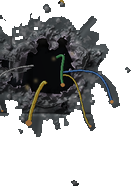
#> input picture retrovega/art/places/plate/big_00.png, 131 x 186 px; its folder holds 4 pictures in this run
$ python debris.py
#> lines starting #> are read from the running program, lines starting #| are printed output that depends on the picture; after the words box and inside, x2 and y2 are one past the last pixel; in counts of white or black regions, pixels touching at a corner belong together
#!/usr/bin/env python3
"""A wreck's debris pictures (src/debris.c): chunks of armour cut from the plate's damage stamps (tools/plates.py,
art/places/plate/big_NN.png), the torn metal round the holes, each given a torn outline of its own.  The user
(2026-11-03): "we need some kind of photo source. Like those armor chunks in the interstitial ... those could be almost
reused directly. I guess they would need to tumble".  debris.c makes the tumble itself, as a flat piece of plating
turns: each chunk is kept once, its light only (the stamps' own, the plate's light), and an axis in its plane.
Writes src/debris_art.h (checked in); by hand: python3 -P tools/debris.py [--sheet FILE]."""
import argparse
import math
import os
import numpy as np
from PIL import Image, ImageDraw

HERE = os.path.dirname(os.path.abspath(__file__))
ROOT = os.path.join(HERE, '..')
ART = os.path.join(ROOT, 'art', 'places', 'plate')
SIDE = 48                               # a chunk's picture, pixels a side
STAMPS = [0, 2, 3, 4, 7, 10, 12, 13]    # the stamps with the most bare metal (the rest are mostly wires and hole)
LEVELS = 15                             # a pixel's light, 1 .. 15 (0 clear)
SEED = 7


def metal_of(i):
    """a stamp's light and where it is bare metal (opaque, grey: not a wire, not a burn)"""
#> called with i = 0
    im = np.asarray(Image.open(os.path.join(ART, 'big_%02d.png' % i)).convert('RGBA')).astype(float) / 255
    a, rgb = im[..., 3], im[..., :3]
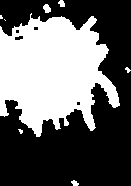
#> a: shape (186, 131) float64; values 0 (black) and 1 (white), 40.5% white; 8 white regions (3 under 20 px), largest, box (x1, y1, x2, y2) and area: (0, 13, 120, 137) 9696, (43, 4, 51, 13) 52, (58, 0, 65, 7) 36, (71, 180, 79, 186) 32, (125, 67, 131, 73) 20
    mx, mn = rgb.max(-1), rgb.min(-1)
    sat = (mx - mn) / (mx + 1e-3)
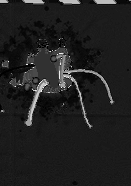
#> sat: shape (186, 131) float64; min 0, max 0.969, mean 0.129
    return 0.3 * rgb[..., 0] + 0.59 * rgb[..., 1] + 0.11 * rgb[..., 2], (a > 0.6) & (sat < 0.22)


def torn(rng, aspect):
    """a torn outline: an uneven polygon, every edge notched, stretched along a way of its own (aspect: its width over
    its length; a strip of plating at the narrow end), as coverage 0 .. 1"""
    n = SIDE * 4
    img = Image.new('L', (n, n), 0)
    k, base, pts = int(rng.integers(7, 12)), rng.uniform(0.36, 0.46) * n, []
    way = rng.uniform(0, math.pi)
    for i in range(k * 3):
        a = 2 * math.pi * i / (k * 3) + rng.uniform(-0.08, 0.08)
        r = base * (rng.uniform(0.75, 1.1) if i % 3 == 0 else rng.uniform(0.55, 1.05))
        u, v = r * math.cos(a), r * math.sin(a) * aspect
        pts.append((n / 2 + u * math.cos(way) - v * math.sin(way), n / 2 + u * math.sin(way) + v * math.cos(way)))
    ImageDraw.Draw(img).polygon(pts, fill=255)
    return np.asarray(img.resize((SIDE, SIDE), Image.BOX)).astype(float) / 255


ASPECTS = [1.0, 0.45, 0.8, 0.35, 0.65, 0.9, 0.5, 0.75]   # (each chunk's: a few strips, a few broad pieces)


def chunk(stamp, rng, aspect):
    """the window of the stamp with the most metal (about three quarters of it), cut to a torn outline; its light
    stretched to the full range"""
    lum, metal = metal_of(stamp)
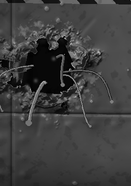
#> lum: shape (186, 131) float64; min 0, max 0.703, mean 0.246
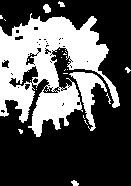
#> metal: shape (186, 131) bool; 33.8% white; 24 white regions (18 under 20 px), largest, box (x1, y1, x2, y2) and area: (0, 13, 120, 137) 7313, (69, 72, 107, 131) 724, (43, 4, 51, 13) 52, (71, 180, 79, 186) 32, (58, 1, 65, 7) 26, (125, 67, 131, 73) 20
    h, w = lum.shape
#> h = 186; w = 131
    best, at = -1.0, (0, 0)
    for y in range(0, h - SIDE, 3):
        for x in range(0, w - SIDE, 3):
            c = metal[y:y + SIDE, x:x + SIDE].mean()
            score = c - abs(c - 0.75) * 0.5 + rng.uniform(0, 0.05)
            if score > best:
                best, at = score, (y, x)
#> after the loop, at = (21, 6); best = 0.841
    y, x = at
#> y = 21; x = 6
    light = lum[y:y + SIDE, x:x + SIDE]
    on = metal[y:y + SIDE, x:x + SIDE] * torn(rng, aspect) > 0.5
#> in torn, `img = Image.new('L', (n, n), 0)`: img: PIL image 192x192 L; every value is 0
#> in torn, `ImageDraw.Draw(img).polygon(pts, fill=255)`: img: PIL image 192x192 L; 34.2% white; 1 white region, box (x1, y1, x2, y2) and area: (26, 32, 162, 170) 12616
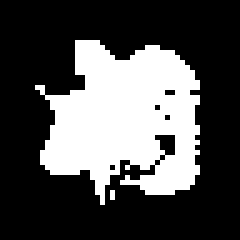
#> on: shape (48, 48) bool (shown 5 times larger); 31% white; 2 white regions (1 under 20 px), largest, box (x1, y1, x2, y2) and area: (7, 8, 40, 41) 712
    lo, hi = np.percentile(light[on], 3), np.percentile(light[on], 97)
#> lo = 0.0175; hi = 0.475
    level = 1 + np.clip((light - lo) / max(hi - lo, 1e-3), 0, 0.999) * LEVELS
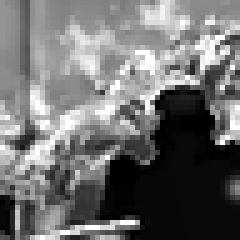
#> level: shape (48, 48) float64 (shown 5 times larger); min 1, max 15.98, mean 7.58; drawn with min black and max white
    return np.where(on, np.clip(level.astype(int), 1, LEVELS), 0).astype(np.uint8)
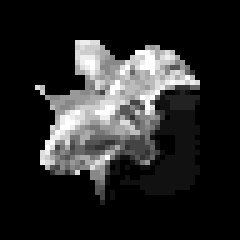
#> returned value: shape (48, 48) (shown 5 times larger); min 0, max 15, mean 2.32; drawn with min black and max white


def main():
    ap = argparse.ArgumentParser()
    ap.add_argument('--out', default=os.path.join(ROOT, 'src', 'debris_art.h'))
    ap.add_argument('--sheet', default=None, help='the chunks, 4x, as a picture')
    args = ap.parse_args()
    rng = np.random.default_rng(SEED)
    chunks, axes = [], []
    for i, s in enumerate(STAMPS):
        chunks.append(chunk(s, rng, ASPECTS[i]))
        axes.append(int(rng.integers(0, 256)))   # (its tumble's axis, 256 a half turn)
#> pass 2 of the loop in main, `for i, s in enumerate(STAMPS):`:
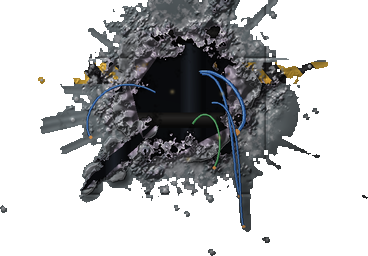
#> input picture retrovega/art/places/plate/big_02.png, 368 x 256 px
#> im: shape (256, 368, 4) float64
#> in metal_of (call 2), `a, rgb = im[..., 3], im[..., :3]`:
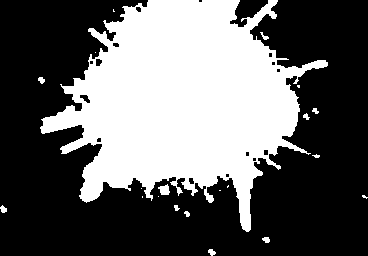
#> a: shape (256, 368) float64; values 0 (black) and 1 (white), 38.4% white; 21 white regions (10 under 20 px), largest, box (x1, y1, x2, y2) and area: (40, 0, 328, 232) 35768, (158, 184, 170, 195) 89, (0, 205, 7, 213) 37
#> rgb: shape (256, 368, 3) float64
#> mx: shape (256, 368) float64
#> mn: shape (256, 368) float64
#> sat: shape (256, 368) float64
#> lum: shape (256, 368) float64
#> metal: shape (256, 368) bool; 29.9% white; 107 white regions (90 under 20 px), largest, box (x1, y1, x2, y2) and area: (40, 0, 311, 232) 26592, (216, 78, 242, 130) 412, (207, 105, 231, 151) 380
#> after the loop in chunk (call 2), `for y in range(0, h - SIDE, 3):`: at = (87, 249); best = 0.911
#> y = 87; x = 249
#> on: shape (48, 48) bool; 16.1% white; 1 white region, box (x1, y1, x2, y2) and area: (6, 16, 42, 32) 371
#> lo = 0.193; hi = 0.642
#> in chunk (call 2), `return np.where(on, np.clip(level.astype(int), 1, LEVELS), 0).astype(n..`:
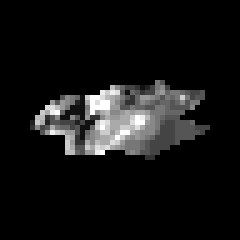
#> returned value: shape (48, 48) (shown 5 times larger); min 0, max 15, mean 1.18; drawn with min black and max white
#> pass 3 of the loop in main, `for i, s in enumerate(STAMPS):`:
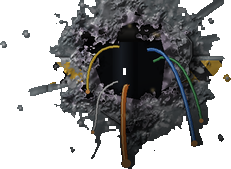
#> input picture retrovega/art/places/plate/big_03.png, 231 x 169 px
#> im: shape (169, 231, 4) float64
#> in metal_of (call 3), `a, rgb = im[..., 3], im[..., :3]`:
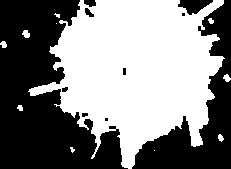
#> a: shape (169, 231) float64; values 0 (black) and 1 (white), 51.3% white; 10 black regions (2 under 20 px), largest, box (x1, y1, x2, y2) and area: (0, 0, 128, 169) 12728, (132, 0, 231, 169) 5754, (178, 0, 213, 15) 315
#> rgb: shape (169, 231, 3) float64
#> mx: shape (169, 231) float64
#> mn: shape (169, 231) float64
#> sat: shape (169, 231) float64
#> lum: shape (169, 231) float64
#> metal: shape (169, 231) bool; 39.2% white; 56 white regions (46 under 20 px), largest, box (x1, y1, x2, y2) and area: (28, 0, 225, 159) 11588, (126, 59, 188, 169) 3220, (173, 63, 187, 82) 91
#> after the loop in chunk (call 3), `for y in range(0, h - SIDE, 3):`: at = (0, 141); best = 0.876
#> y = 0; x = 141
#> on: shape (48, 48) bool; 25.9% white; 1 white region, box (x1, y1, x2, y2) and area: (6, 9, 42, 35) 596
#> lo = 0.0792; hi = 0.553
#> in chunk (call 3), `return np.where(on, np.clip(level.astype(int), 1, LEVELS), 0).astype(n..`:
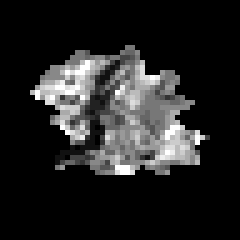
#> returned value: shape (48, 48) (shown 5 times larger); min 0, max 15, mean 2.08; drawn with min black and max white
#> the loop made 4 passes; the first 3 are shown
    lines = ['/* debris_art.h: a wreck\'s debris pictures, made by tools/debris.py from the plate\'s damage stamps',
             ' * (art/places/plate): do not edit.  Each chunk SIDE x SIDE, two pixels a byte (the left one low), each its',
             ' * light 1 .. 15, 0 clear; and the axis it tumbles about, in its plane, 256 a half turn */',
             '#define DB_ART_KINDS %d' % len(chunks), '#define DB_ART_SIDE %d' % SIDE,
             'static const uint8_t db_art_axis[DB_ART_KINDS] = { %s };' % ', '.join(map(str, axes)),
             'static const uint8_t db_art_light[DB_ART_KINDS][DB_ART_SIDE * DB_ART_SIDE / 2] = {']
    for c in chunks:
        flat = c.reshape(-1)
        packed = (flat[0::2] | (flat[1::2] << 4)).astype(np.uint8)
        lines.append('    {')
        for i in range(0, len(packed), 24):
            lines.append('        ' + ','.join('0x%02x' % b for b in packed[i:i + 24]) + ',')
        lines.append('    },')
    lines.append('};')
    with open(args.out, 'w') as f:
        f.write('\n'.join(lines) + '\n')
    if args.sheet:
        sheet = np.zeros((SIDE, SIDE * len(chunks)), np.uint8)
        for i, c in enumerate(chunks):
            sheet[:, i * SIDE:(i + 1) * SIDE] = c.astype(int) * 255 // LEVELS
        Image.fromarray(sheet).resize((sheet.shape[1] * 4, SIDE * 4), Image.NEAREST).save(args.sheet)
    print('debris.py: %d chunks from stamps %s -> %s' % (len(chunks), STAMPS, args.out))


if __name__ == '__main__':
#> (the run stopped early here; a loop or call above may not have finished)
